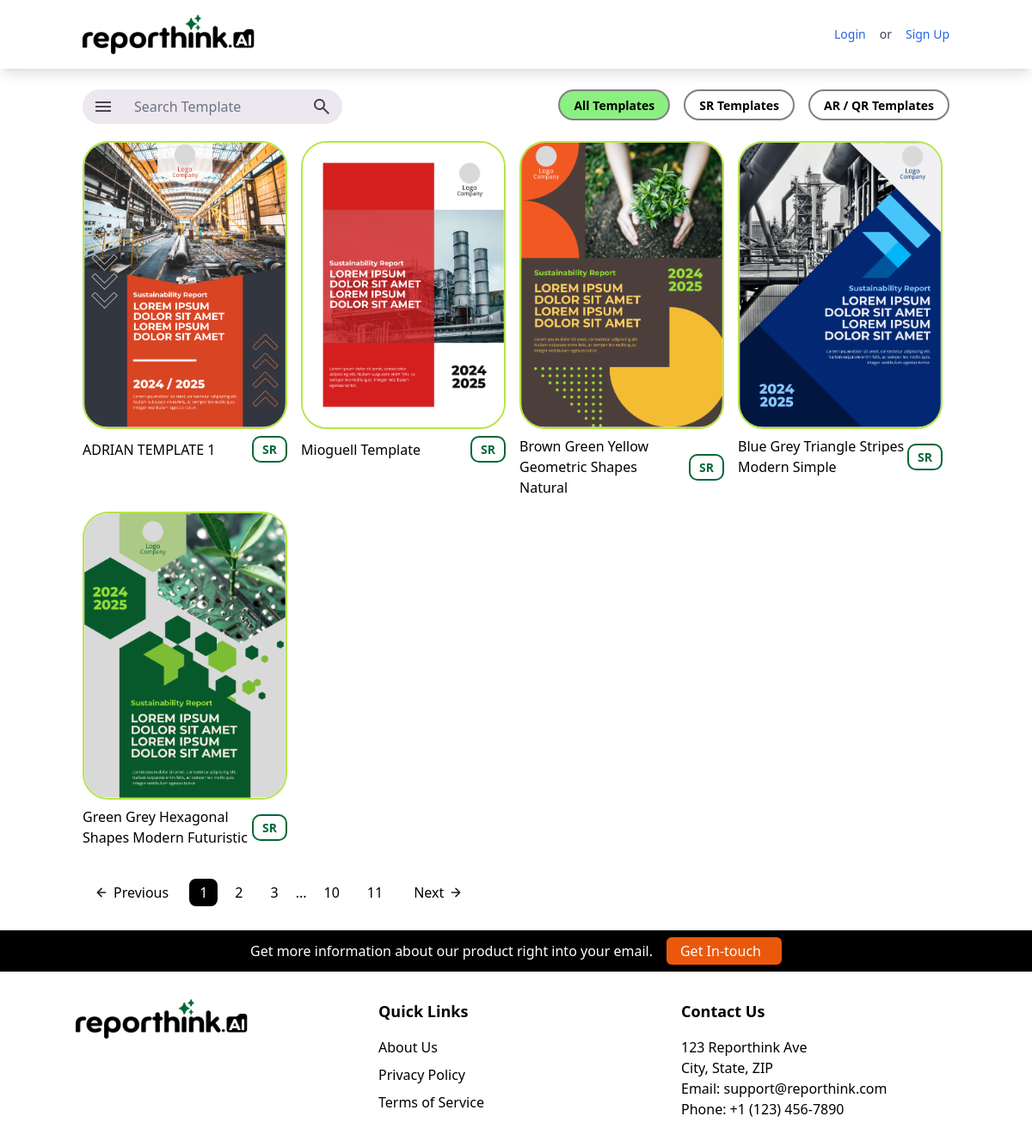
The page / on the database its author committed.
### Template_Editor_App/models.py (models this page shows, shortened)
class Template(models.Model):
    name = models.CharField(max_length=255)
    cover_part = models.ForeignKey(
        'TemplatePart',
        on_delete=models.SET_NULL,
        null=True,
        blank=True,
        related_name='used_as_cover_for'
    )

class TemplatePart(models.Model):
    template = models.ForeignKey(Template, on_delete=models.CASCADE, related_name='parts')
    name = models.CharField(max_length=255, blank=True)
    html_file = models.FileField(upload_to='templates_parts/html/')
    thumbnail = models.ImageField(upload_to='templates_parts/thumbnails/')

### Template_Editor_App/views.py (the view)
# urls.py: path("", views.index, name="index"),
def index(request):
    templates = Template.objects.all()
    first_template_id = templates.first().id if templates.exists() else None
    return render(request, 'index.html', {
        'templates': templates,
        'template_form': TemplateForm(),
        'template_part_form': TemplatePartForm(),
        'some_template_id': first_template_id,  # Kirim ke template
    })

### Template_Editor_App/forms.py
class TemplateForm(forms.ModelForm):
    class Meta:
        model = Template
        fields = ['name']  # Only ask for name initially
        widgets = {
            'name': forms.TextInput(attrs={'placeholder': 'Enter template name'}),
        }

class TemplatePartForm(forms.ModelForm):
    class Meta:
        model = TemplatePart
        fields = ['html_file', 'thumbnail']

### Template_Editor_App/templates/index.html (shortened to what this page needs)
{% extends 'base.html' %} {% block content %}
<body>
  <div class="bg-top bg-no-repeat bg-cover min-h-[50vh]">
    <div class="flex flex-col px-6 my-6 md:px-24">
      <div class="w-full flex md:flex-row flex-col">
        <div
          class="md:w-[30%] w-[100%] h-10 bg-[#EDE7F0] rounded-[28px] flex items-center"
        >
          <button>
          </button>
          <textarea
            class="w-full focus:outline-none border-none bg-transparent resize-none"
            placeholder="Search Template"
            rows="1"
          ></textarea>
          <button>
          </button>
        </div>
        <div
          class="hidden md:flex flex-col md:flex-row md:space-x-4 space-y-2 md:space-y-0 mb-5 md:mb-0 ml-auto"
        >
          <button
            id="button1"
            class="filter-btn button bg-white border-2 border-[#808080] rounded-[20px] text-black text-[14px] font-bold px-4 py-0 md:py-0 transition-colors duration-100 md:h-[36px]"
            style="background-color: rgb(139, 240, 129)"
          >
            All Templates
          </button>
          <button
            id="button2"
            class="filter-btn button bg-white border-2 border-[#808080] rounded-[20px] text-black text-[14px] font-bold px-4 py-0 md:py-0 transition-colors duration-100 md:h-[36px]"
            data="sustainability-report"
          >
            SR Templates
          </button>
          <button
            id="button3"
            class="filter-btn button bg-white border-2 border-[#808080] rounded-[20px] text-black text-[14px] font-bold px-4 py-0 md:py-0 transition-colors duration-100 md:h-[36px]"
            data="annual-report"
          >
            AR / QR Templates
          </button>
        </div>
      </div>
      <div
        class="grid grid-cols-2 md:grid-cols-4 gap-4 mt-5 max-h-[80vh] overflow-y-auto pr-2"
      >
        {% for template in templates %} {% if template.cover_part %}
        <div
          class="flex flex-col w-full md:max-w-[341px] aspect-[341/529] transition-transform duration-200 ease-in-out hover:scale-[98%]"
        >
          <a href="{% url 'choose_template' %}?selected_id={{ template.id }}">
            <div class="font-bold w-full h-full">
              <img
                src="{{ template.cover_part.thumbnail.url }}"
                alt="Thumbnail for {{ template.name }}"
                class="h-full w-full object-cover rounded-[30px] border-[#B7E546] border-2"
              />
            </div>
          </a>
          <div class="flex w-full items-center mt-2 text-[16px] text-black">
            {{ template.name }}
            <div
              class="flex ml-auto border-2 rounded-[10px] border-[#006837] text-[#006837] justify-center items-center py-[3px] px-[10px] text-[14px] font-bold"
            >
              SR
            </div>
          </div>
        </div>
        {% endif %} {% endfor %}
      </div>
      <div class="flex items-center space-x-2 md:mt-8 mt-10">
        <button
          class="px-4 py-2 rounded-[8px] text-black hover:bg-gray-400 flex justify-center items-center"
        >
          <svg
            class="mr-2"
            width="12"
            height="12"
            viewBox="0 0 12 12"
            fill="none"
            xmlns="http://www.w3.org/2000/svg"
          >
            <path
              d="M10.6663 5.99967H1.33301M1.33301 5.99967L5.99967 10.6663M1.33301 5.99967L5.99967 1.33301"
              stroke="#1E1E1E"
              stroke-width="1.6"
              stroke-linecap="round"
              stroke-linejoin="round"
            />
          </svg>
          Previous
        </button>
        <div class="flex items-center space-x-2">
          <button class="px-3 py-1 rounded-[8px] bg-black text-white page-btn">
            1
          </button>
          <button
            class="px-3 py-1 rounded-[8px] text-black hover:bg-gray-400 page-btn"
          >
            2
          </button>
          <button
            class="px-3 py-1 rounded-[8px] text-black hover:bg-gray-400 page-btn"
          >
            3
          </button>
          <span class="text-black hidden md:flex">...</span>
          <button
            class="px-3 py-1 rounded-[8px] text-black hover:bg-gray-400 page-btn hidden md:flex"
          >
            10
          </button>
          <button
            class="px-3 py-1 rounded-[8px] text-black hover:bg-gray-400 page-btn hidden md:flex"
          >
            11
          </button>
        </div>
        <button
          class="px-4 py-2 rounded-[8px] text-black hover:bg-gray-400 flex justify-center items-center"
        >
          Next
          <svg
            class="ml-2"
            width="12"
            height="12"
            viewBox="0 0 12 12"
            fill="none"
            xmlns="http://www.w3.org/2000/svg"
          >
            <path
              d="M1.33301 5.99967H10.6663M10.6663 5.99967L5.99967 1.33301M10.6663 5.99967L5.99967 10.6663"
              stroke="#1E1E1E"
              stroke-width="1.6"
              stroke-linecap="round"
              stroke-linejoin="round"
            />
          </svg>
        </button>
      </div>
    </div>
  </div>
</body>
{% endblock %}

### rows shown on the page
Template: cover_part.thumbnail (picture), name "ADRIAN TEMPLATE 1"
Template: cover_part.thumbnail (picture), name "Mioguell Template"
Template: cover_part.thumbnail (picture), name "Brown Green Yellow Geometric Shapes Natural"
Template: cover_part.thumbnail (picture), name "Blue Grey Triangle Stripes Modern Simple"
Template: cover_part.thumbnail (picture), name "Green Grey Hexagonal Shapes Modern Futuristic"
